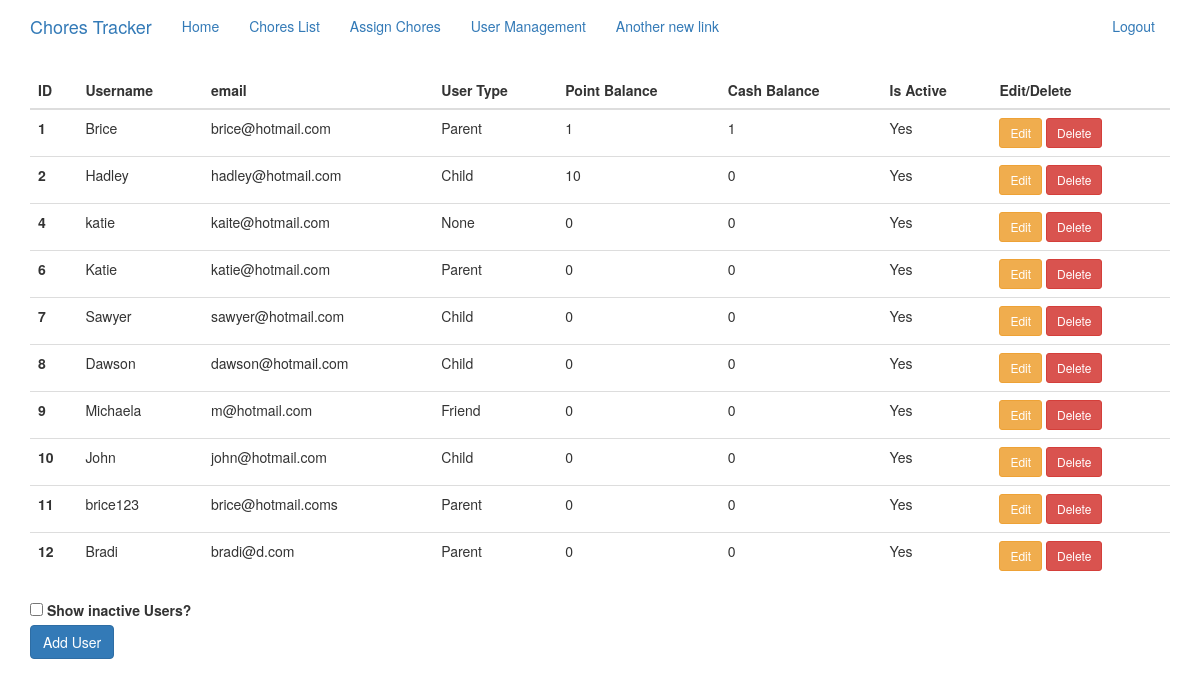
Screenshot of /users (signed in) with the database file from the repository.
### app/models.py (models this page shows, shortened)
class User(UserMixin, db.Model):
    id = db.Column(db.Integer, primary_key=True)
    username = db.Column(db.String(64), index=True, unique=True)
    email = db.Column(db.String(120), index=True, unique=True)
    password_hash = db.Column(db.String(128))
    user_type = db.Column(db.String(20))  # Parent, Child, Friend
    point_balance = db.Column(db.Integer, default=0)
    cash_balance = db.Column(db.Integer, default=0)
    assigned_chores = db.relationship('ChoreAssignments', backref='assigned_to')
    created_chores = db.relationship('ChoreList', backref='created_by')
    is_active = db.Column(db.String(3), default='Yes')
    approval_code = db.Column(db.Integer, default=0)

### app/routes.py (the view, shortened to what this page needs)
@login_required
@app.route('/users', methods=['GET', 'POST'])
def users():
    user_list = User.query.all()
    form = RegistrationForm()
    return render_template('users.html', form=form, users=user_list)

### app/forms.py (shortened to what this page needs)
class RegistrationForm(FlaskForm):
    username = StringField('Username', validators=[DataRequired()])
    email = StringField('Email', validators=[DataRequired(), Email()])
    password = PasswordField('Password', validators=[DataRequired()])
    password2 = PasswordField(
        'Repeat Password', validators=[DataRequired(), EqualTo('password')])
    type = SelectField('User Type', validators=[DataRequired()], choices=['Parent', 'Child', 'Friend'])
    approval_code = IntegerField('Approver Code', validators=[DataRequired()])
    submit = SubmitField('Register')

### app/models.py (called while the page is built)
@login.user_loader
def load_user(id):
    return User.query.get(int(id))

### app/templates/users.html (shortened to what this page needs)
{% extends 'base.html' %}
{% import 'bootstrap/wtf.html' as wtf %}
{% block app_content %}
    <table id="user_table" class="table">
  <thead>
    <tr>
      <th scope="col">ID</th>
      <th scope="col">Username</th>
      <th scope="col">email</th>
      <th scope="col">User Type</th>
      <th scope="col">Point Balance</th>
      <th scope="col">Cash Balance</th>
      <th scope="col">Is Active</th>
      <th scope="col">Edit/Delete</th>
    </tr>
  </thead>
  <tbody>
    {% for user in users %}
    <tr id="{{ user.id }}" class="{{ user.is_active }}">
        <th scope="row">{{ user.id }} </th>
        <td>{{ user.username }}</td>
        <td>{{ user.email }}</td>
        <td>{{ user.user_type }}</td>
        <td>{{ user.point_balance }}</td>
        <td>{{ user.cash_balance }}</td>
        <td>{{ user.is_active }}</td>
        <td>
            <a  href="/users/{{ user.id }}/edit" data-toggle="modal"
                                                class="btn btn-warning btn-edit btn-sm">Edit</a>
            <a  href="/users/{{ user.id }}/delete" data-toggle="modal"
                                                class="btn btn-danger btn-delete btn-sm">Delete</a>
        </td>
    </tr>
    {% endfor %}
  </tbody>
    </table>
<div class="form-check">
  <input class="form-check-input" type="checkbox" value="show_inactive" id="flexCheckDefault">
  <label class="form-check-label" for="flexCheckDefault">
    Show inactive Users?
  </label>
</div>
<button id="modalbutton" type="button" class="btn btn-primary" data-toggle="modal" data-target="#add_user_modal">
  Add User
</button>
{% endblock %}

### rows the page displays
User: id "1", username "Brice", email "brice@hotmail.com", user_type "Parent", point_balance "1", cash_balance "1", is_active "Yes"
User: id "2", username "Hadley", email "hadley@hotmail.com", user_type "Child", point_balance "10", cash_balance "0", is_active "Yes"
User: id "4", username "katie", email "kaite@hotmail.com", user_type "None", point_balance "0", cash_balance "0", is_active "Yes"
User: id "6", username "Katie", email "katie@hotmail.com", user_type "Parent", point_balance "0", cash_balance "0", is_active "Yes"
User: id "7", username "Sawyer", email "sawyer@hotmail.com", user_type "Child", point_balance "0", cash_balance "0", is_active "Yes"
User: id "8", username "Dawson", email "dawson@hotmail.com", user_type "Child", point_balance "0", cash_balance "0", is_active "Yes"
User: id "9", username "Michaela", email "m@hotmail.com", user_type "Friend", point_balance "0", cash_balance "0", is_active "Yes"
User: id "10", username "John", email "john@hotmail.com", user_type "Child", point_balance "0", cash_balance "0", is_active "Yes"
User: id "11", username "brice123", email "brice@hotmail.coms", user_type "Parent", point_balance "0", cash_balance "0", is_active "Yes"
User: id "12", username "Bradi", email "bradi@d.com", user_type "Parent", point_balance "0", cash_balance "0", is_active "Yes"
